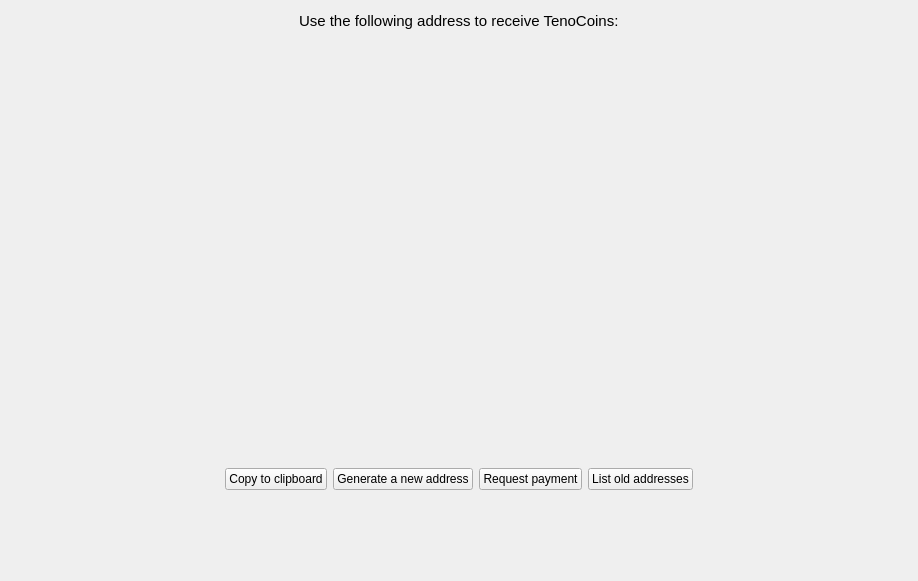
<?xml version="1.0" encoding="UTF-8"?>
<ui version="4.0">
 <class>getAddressToReceive</class>
 <widget class="QWidget" name="getAddressToReceive">
  <property name="windowModality">
   <enum>Qt::NonModal</enum>
  </property>
  <property name="geometry">
   <rect>
    <x>0</x>
    <y>0</y>
    <width>918</width>
    <height>581</height>
   </rect>
  </property>
  <property name="sizePolicy">
   <sizepolicy hsizetype="MinimumExpanding" vsizetype="MinimumExpanding">
    <horstretch>0</horstretch>
    <verstretch>0</verstretch>
   </sizepolicy>
  </property>
  <property name="windowTitle">
   <string>Form</string>
  </property>
  <layout class="QGridLayout" name="gridLayout">
   <item row="0" column="0">
    <layout class="QVBoxLayout" name="verticalLayout">
     <property name="sizeConstraint">
      <enum>QLayout::SetNoConstraint</enum>
     </property>
     <item>
      <layout class="QHBoxLayout" name="horizontalLayout">
       <item>
        <spacer name="horizontalSpacer">
         <property name="orientation">
          <enum>Qt::Horizontal</enum>
         </property>
         <property name="sizeHint" stdset="0">
          <size>
           <width>40</width>
           <height>20</height>
          </size>
         </property>
        </spacer>
       </item>
       <item>
        <widget class="QLabel" name="label">
         <property name="font">
          <font>
           <pointsize>11</pointsize>
          </font>
         </property>
         <property name="text">
          <string>Use the following address to receive TenoCoins:</string>
         </property>
        </widget>
       </item>
       <item>
        <spacer name="horizontalSpacer_2">
         <property name="orientation">
          <enum>Qt::Horizontal</enum>
         </property>
         <property name="sizeHint" stdset="0">
          <size>
           <width>40</width>
           <height>20</height>
          </size>
         </property>
        </spacer>
       </item>
      </layout>
     </item>
     <item>
      <spacer name="verticalSpacer">
       <property name="orientation">
        <enum>Qt::Vertical</enum>
       </property>
       <property name="sizeType">
        <enum>QSizePolicy::Maximum</enum>
       </property>
       <property name="sizeHint" stdset="0">
        <size>
         <width>20</width>
         <height>40</height>
        </size>
       </property>
      </spacer>
     </item>
     <item>
      <spacer name="verticalSpacer_2">
       <property name="orientation">
        <enum>Qt::Vertical</enum>
       </property>
       <property name="sizeHint" stdset="0">
        <size>
         <width>20</width>
         <height>40</height>
        </size>
       </property>
      </spacer>
     </item>
     <item>
      <layout class="QHBoxLayout" name="horizontalLayout_8">
       <item>
        <spacer name="horizontalSpacer_4">
         <property name="orientation">
          <enum>Qt::Horizontal</enum>
         </property>
         <property name="sizeHint" stdset="0">
          <size>
           <width>40</width>
           <height>20</height>
          </size>
         </property>
        </spacer>
       </item>
       <item>
        <layout class="QHBoxLayout" name="horizontalLayout_2">
         <item>
          <spacer name="horizontalSpacer_16">
           <property name="orientation">
            <enum>Qt::Horizontal</enum>
           </property>
           <property name="sizeHint" stdset="0">
            <size>
             <width>40</width>
             <height>20</height>
            </size>
           </property>
          </spacer>
         </item>
         <item>
          <layout class="QVBoxLayout" name="verticalLayout_3">
           <item>
            <widget class="QRImageWidget" name="lblQRCode">
             <property name="sizePolicy">
              <sizepolicy hsizetype="Expanding" vsizetype="Fixed">
               <horstretch>0</horstretch>
               <verstretch>0</verstretch>
              </sizepolicy>
             </property>
             <property name="minimumSize">
              <size>
               <width>300</width>
               <height>320</height>
              </size>
             </property>
             <property name="toolTip">
              <string>QR Code</string>
             </property>
             <property name="styleSheet">
              <string notr="true"/>
             </property>
             <property name="textFormat">
              <enum>Qt::PlainText</enum>
             </property>
             <property name="alignment">
              <set>Qt::AlignCenter</set>
             </property>
             <property name="wordWrap">
              <bool>true</bool>
             </property>
            </widget>
           </item>
          </layout>
         </item>
         <item>
          <spacer name="horizontalSpacer_15">
           <property name="orientation">
            <enum>Qt::Horizontal</enum>
           </property>
           <property name="sizeHint" stdset="0">
            <size>
             <width>40</width>
             <height>20</height>
            </size>
           </property>
          </spacer>
         </item>
        </layout>
       </item>
       <item>
        <spacer name="horizontalSpacer_3">
         <property name="orientation">
          <enum>Qt::Horizontal</enum>
         </property>
         <property name="sizeHint" stdset="0">
          <size>
           <width>40</width>
           <height>20</height>
          </size>
         </property>
        </spacer>
       </item>
      </layout>
     </item>
     <item>
      <spacer name="verticalSpacer_3">
       <property name="orientation">
        <enum>Qt::Vertical</enum>
       </property>
       <property name="sizeHint" stdset="0">
        <size>
         <width>20</width>
         <height>40</height>
        </size>
       </property>
      </spacer>
     </item>
     <item>
      <layout class="QHBoxLayout" name="horizontalLayout_7">
       <item>
        <spacer name="horizontalSpacer_13">
         <property name="orientation">
          <enum>Qt::Horizontal</enum>
         </property>
         <property name="sizeHint" stdset="0">
          <size>
           <width>40</width>
           <height>20</height>
          </size>
         </property>
        </spacer>
       </item>
       <item>
        <widget class="QPushButton" name="copyClipboardButton">
         <property name="text">
          <string>Copy to clipboard</string>
         </property>
        </widget>
       </item>
       <item>
        <widget class="QPushButton" name="newAddressButton">
         <property name="text">
          <string>Generate a new address</string>
         </property>
        </widget>
       </item>
       <item>
        <widget class="QPushButton" name="requestPaymentButton">
         <property name="text">
          <string>Request payment</string>
         </property>
        </widget>
       </item>
       <item>
        <widget class="QPushButton" name="requestNewAddressButton">
         <property name="text">
          <string>List old addresses</string>
         </property>
        </widget>
       </item>
       <item>
        <spacer name="horizontalSpacer_14">
         <property name="orientation">
          <enum>Qt::Horizontal</enum>
         </property>
         <property name="sizeHint" stdset="0">
          <size>
           <width>40</width>
           <height>20</height>
          </size>
         </property>
        </spacer>
       </item>
      </layout>
     </item>
     <item>
      <spacer name="verticalSpacer_4">
       <property name="orientation">
        <enum>Qt::Vertical</enum>
       </property>
       <property name="sizeType">
        <enum>QSizePolicy::MinimumExpanding</enum>
       </property>
       <property name="sizeHint" stdset="0">
        <size>
         <width>20</width>
         <height>80</height>
        </size>
       </property>
      </spacer>
     </item>
    </layout>
   </item>
  </layout>
 </widget>
 <customwidgets>
  <customwidget>
   <class>QRImageWidget</class>
   <extends>QLabel</extends>
   <header>receiverequestdialog.h</header>
  </customwidget>
 </customwidgets>
 <resources/>
 <connections/>
</ui>
